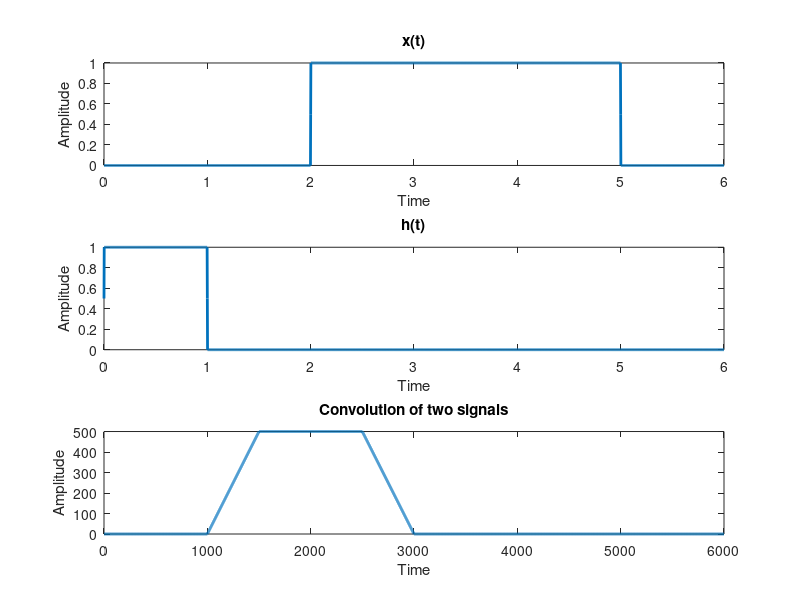

MATLAB code to generate this figure:
t=0:.002:6;
x=((sign(t-2)+1)*.5)-((sign(t-5)+1)*.5);
h=((sign(t)+1)-(sign(t-1)+1))*.5;
y=conv(x,h);
y1=length(y);
t1=0:1:y1-1;
subplot(3,1,1);
plot(t,x,'linewidth',2);
xlabel('Time');
ylabel('Amplitude');
title('x(t)');
subplot(3,1,2);
plot(t,h,'linewidth',2);
xlabel('Time');
ylabel('Amplitude');
title('h(t)');
subplot(3,1,3);
plot(t1,y,'linewidth',2);
xlabel('Time');
ylabel('Amplitude');
title('Convolution of two signals');
